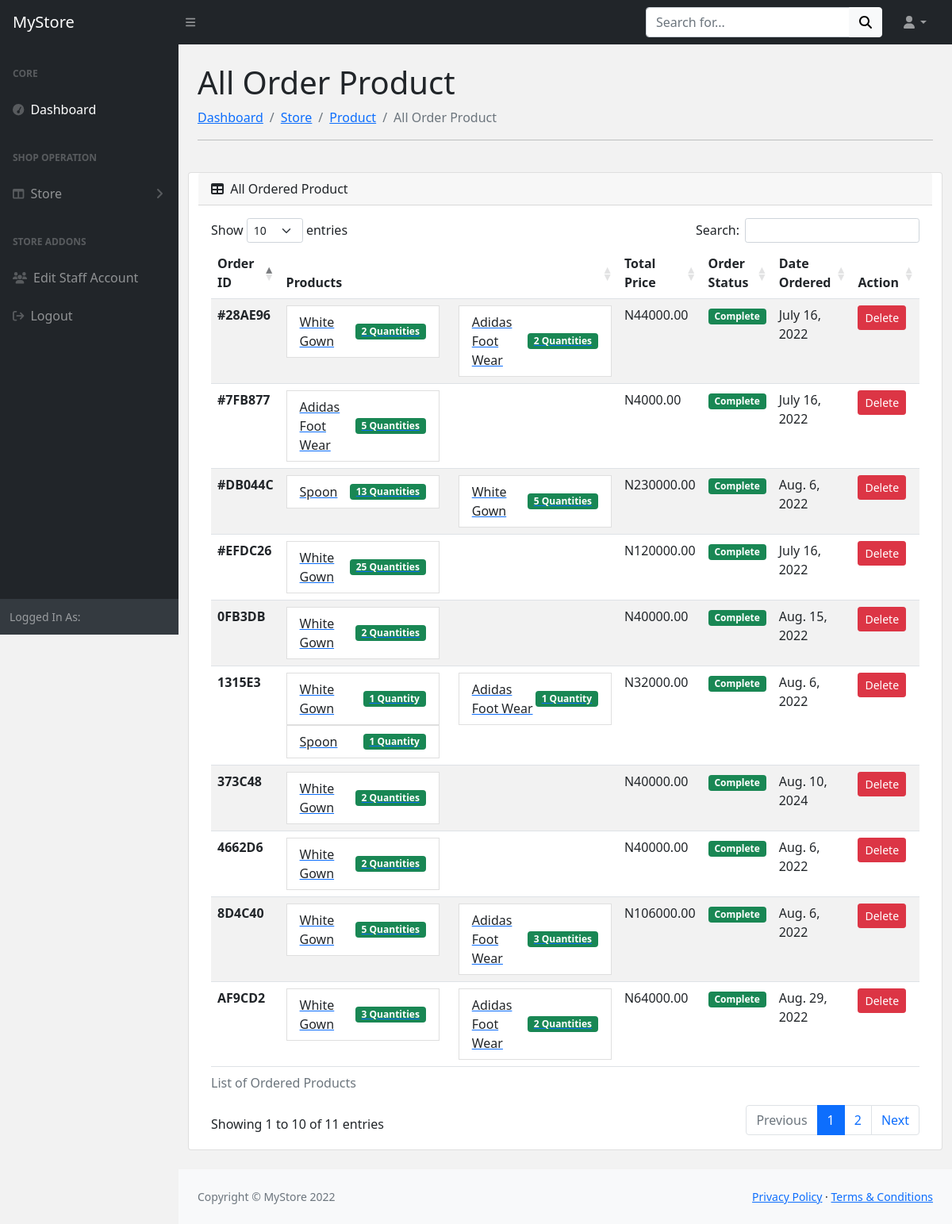
The app's page /order/all/ with its own data.
### store/models.py (models this page shows, shortened)
class Order(models.Model):
	order_id = models.CharField(max_length=255,primary_key=True)
	total_price = models.DecimalField(max_digits=8,decimal_places=2,validators=[MinValueValidator(1)] , null=True)
	is_ordered = models.BooleanField(default=False)
	at_ordered = models.DateField(auto_now_add=True)
	items = models.ManyToManyField(OrderItem,related_name='items')
	staff = models.ForeignKey(Staff, on_delete=models.SET_NULL,null=True)

class OrderItem(models.Model):
	collection = models.ForeignKey(Collection, on_delete=models.SET_NULL,null=True)
	product = models.ForeignKey(Product, on_delete=models.PROTECT)
	price = models.DecimalField(max_digits=8,decimal_places=2,validators=[MinValueValidator(1)])
	quantity = models.PositiveSmallIntegerField(validators=[MinValueValidator(1)])
	order = models.ForeignKey('Order', on_delete=models.CASCADE,related_name="orderitems")

class Product(models.Model):
	product_id = models.CharField(max_length=255,primary_key=True)
	name = models.CharField(max_length=255,verbose_name='Product Name')
	description = models.TextField(verbose_name="Product Description")
	price = models.DecimalField(max_digits=8,decimal_places=2,validators=[MinValueValidator(1)])
	slug= models.SlugField()
	collection = models.ForeignKey(Collection, on_delete=models.CASCADE,related_name='products')
	quantity = models.PositiveSmallIntegerField(validators=[MinValueValidator(1)])
	at_created = models.DateTimeField(auto_now=True)
	at_updated = models.DateTimeField(auto_now_add=True)
	image= models.ImageField(upload_to='store/image',null=True,blank=True)
	user = models.ForeignKey(settings.AUTH_USER_MODEL, on_delete=models.PROTECT,null=True)

### store/views.py (the view)
# urls.py: path('order/all/',views.all_order,name='orders'),
def all_order(request):
	complete = True
	pend = False
	pending = request.GET.get('pending') if request.GET.get('pending') != None else ' '
	if request.GET.get('pending_orders') and pending != None:
		pending_orders = models.Order.objects.filter(is_ordered=pending)
	else:
		pending_orders = models.Order.objects.filter(is_ordered=False)
	products=None
	completed = request.GET.get('completed') if request.GET.get('completed') != None else ' '
	pending = request.GET.get('pending') if request.GET.get('pending') != None else ' '
	if request.GET.get('completed'):
		orders = models.Order.objects.prefetch_related('items').filter(Q(is_ordered=completed))
	elif request.GET.get('pending'):
		orders = models.Order.objects.prefetch_related('items').filter(Q(is_ordered=pending))
	else:
		orders=models.Order.objects.prefetch_related('items').all()
	order_product = request.GET.get('order_product')
	if request.method == 'GET' and order_product != None :
		order = request.GET.get('order_product') if request.GET.get('order_product') != None else ' '
		products = models.OrderItem.objects.select_related('collection','product')\
											.filter(pk=order)\
											.annotate(total_price=F('price')*F('quantity'))
	context={
			'orders':orders,
			'products':products,
			'order_product':order_product,
			'complete':complete,
			'pend':pend,
			}
	return render(request, 'store/allorders.html',context)

### store/templates/store/allorders.html (shortened to what this page needs)
{% extends 'Dashboard/base.html' %}
{% load static %}
{% block content %}
<h1 class="mt-4">All Order Product</h1>
<nav aria-label="Page breadcrumb">
    <ol class="breadcrumb">
        <li class="breadcrumb-item"><a href="{% url 'store:dashboard' %}">Dashboard</a></li>
        <li class="breadcrumb-item"><a href="#">Store</a></li>
        <li class="breadcrumb-item"><a href="{% url 'store:products' %}">Product</a></li>
        <li class="breadcrumb-item active" aria-current="page">All Order Product</li>
    </ol>
</nav>
<hr>
<div class="row">
	<div class="card my-4">
		<div class="card-header">
            <i class="fa fa-table me-1"></i>
            All Ordered Product
        </div>
        <div class="card-body">
			<div class="table-responsive">
				<table class="table table-striped table-hover" id="table-data">
				  <caption>List of Ordered Products</caption>
				  <thead class="thead-dark">
				    <tr>
				      <th scope="col">Order ID</th>
				      <th scope="col">Products</th>
				      <th scope="col">Total Price</th>
				      <th scope="col">Order Status</th>
				      <th scope="col">Date Ordered</th>
				      <th scope="col">Action</th>
				    </tr>
				  </thead>
				  <tbody>
				  	{% for order in orders %}
				    <tr>
				      <th scope="row">{{order.order_id}}</th>
				      <td width="60%">
				      		<ul class="list-group">
					      		<div class="row">
					      			{% for product in order.items.all %}
					      			<div class="col-md-6">
						      			<a href="{% url 'store:orders' %}?order_product={{product.pk}}">
							      			<li class="list-group-item d-flex justify-content-between align-items-center">
								      		    {{product.product.name}}
								      		    <span class="badge badge-success badge-pill bg-success">
								      		    	{% if product.quantity == 1%}{{product.quantity}} Quantity {% else %}{{product.quantity}} Quantities {% endif%}
								      			</span>
							      		  	</li>
						      		  	</a>
					      			</div>
					      			 {% endfor %}
					      		</div>
				      		</ul>
				      </td>
				      <td>N{{order.total_price}}</td>
				      <td>
				      	{% if order.is_ordered == False %}
				      	<span class="badge badge-danger badge-pill bg-danger">Pending</span>
				      	{% else %}
				      	<span class="badge badge-bs-success badge-pill bg-success">Complete</span>
				      	{% endif %}
				      </td>
				      <td>{{order.at_ordered}}</td>
				      <td><a class="btn btn-danger btn-sm" href="{% url 'store:delete_order' order.pk %}">Delete</a></td>
				    </tr>
				    {% endfor %}
				  </tbody>
				</table>
			</div>
		</div>
	</div>
</div>
{% endblock content %}

### records on screen
Order: order_id "#EFDC26", total_price "120000.00", is_ordered "Complete", at_ordered "July 16, 2022"
OrderItem: product.name "White Gown", quantity "25"
Order: order_id "#7FB877", total_price "4000.00", is_ordered "Complete", at_ordered "July 16, 2022"
OrderItem: product.name "Adidas Foot Wear", quantity "5"
Order: order_id "#28AE96", total_price "44000.00", is_ordered "Complete", at_ordered "July 16, 2022"
OrderItem: product.name "White Gown", quantity "2"
OrderItem: product.name "Adidas Foot Wear", quantity "2"
Order: order_id "#DB044C", total_price "230000.00", is_ordered "Complete", at_ordered "Aug. 6, 2022"
OrderItem: product.name "Spoon", quantity "13"
OrderItem: product.name "White Gown", quantity "5"
Order: order_id "8D4C40", total_price "106000.00", is_ordered "Complete", at_ordered "Aug. 6, 2022"
OrderItem: product.name "White Gown", quantity "5"
OrderItem: product.name "Adidas Foot Wear", quantity "3"
Order: order_id "1315E3", total_price "32000.00", is_ordered "Complete", at_ordered "Aug. 6, 2022"
OrderItem: product.name "White Gown", quantity "1"
OrderItem: product.name "Adidas Foot Wear", quantity "1"
OrderItem: product.name "Spoon", quantity "1"
Order: order_id "4662D6", total_price "40000.00", is_ordered "Complete", at_ordered "Aug. 6, 2022"
OrderItem: product.name "White Gown", quantity "2"
Order: order_id "0FB3DB", total_price "40000.00", is_ordered "Complete", at_ordered "Aug. 15, 2022"
OrderItem: product.name "White Gown", quantity "2"
Order: order_id "AF9CD2", total_price "64000.00", is_ordered "Complete", at_ordered "Aug. 29, 2022"
OrderItem: product.name "White Gown", quantity "3"
OrderItem: product.name "Adidas Foot Wear", quantity "2"
Order: order_id "373C48", total_price "40000.00", is_ordered "Complete", at_ordered "Aug. 10, 2024"
OrderItem: product.name "White Gown", quantity "2"
